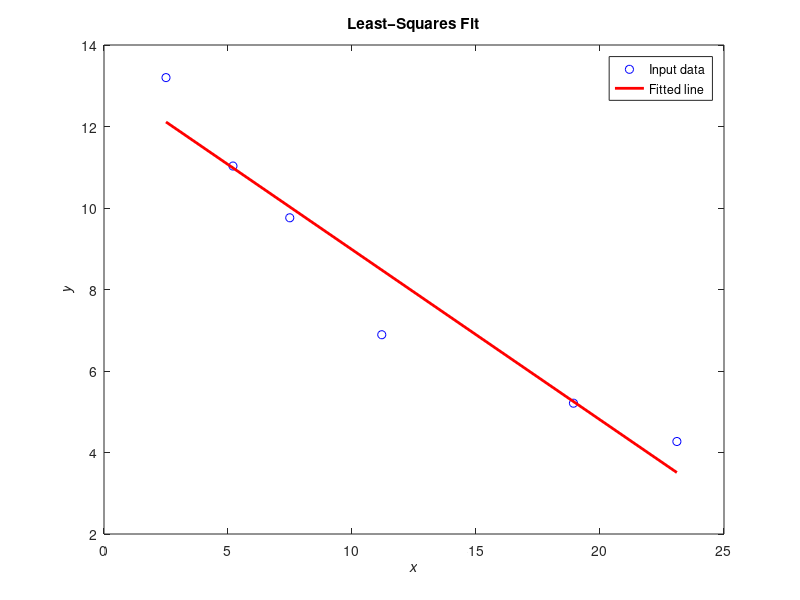

Reproduce this figure in MATLAB.
clear all all
close all
clc
data= load("pts.txt");
x = data(:,1);
y = data(:,2);
n_points = length(x);
fprintf('This program will perform a least-squares fit using %d data points.\n', n_points);

sum_x = 0;
sum_y = 0;
sum_x2 = 0;
sum_xy = 0;
for ii = 1:n_points
    sum_x = sum_x + x(ii);
    sum_y = sum_y + y(ii);
    sum_x2 = sum_x2 + x(ii)^2;
    sum_xy = sum_xy + x(ii) * y(ii);
end

x_bar = sum_x / n_points;
y_bar = sum_y / n_points;
slope = (sum_xy - sum_x * y_bar) / (sum_x2 - sum_x * x_bar);
y_int = y_bar - slope * x_bar;

disp('Regression coefficients for the least−squares line:');
fprintf(' Slope (m) = %8.3f\n', slope);
fprintf(' Intercept (b) = %8.3f\n', y_int);
fprintf(' No. of points = %8d\n', n_points);

plot(x, y, 'bo');
hold on;
xmin = min(x);
xmax = max(x);
ymin = slope * xmin + y_int;
ymax = slope * xmax + y_int;
plot([xmin xmax], [ymin ymax], 'r-', 'LineWidth', 2);
hold off;
title('\bfLeast−Squares Fit');
xlabel('\bf\itx');
ylabel('\bf\ity');
legend('Input data','Fitted line')